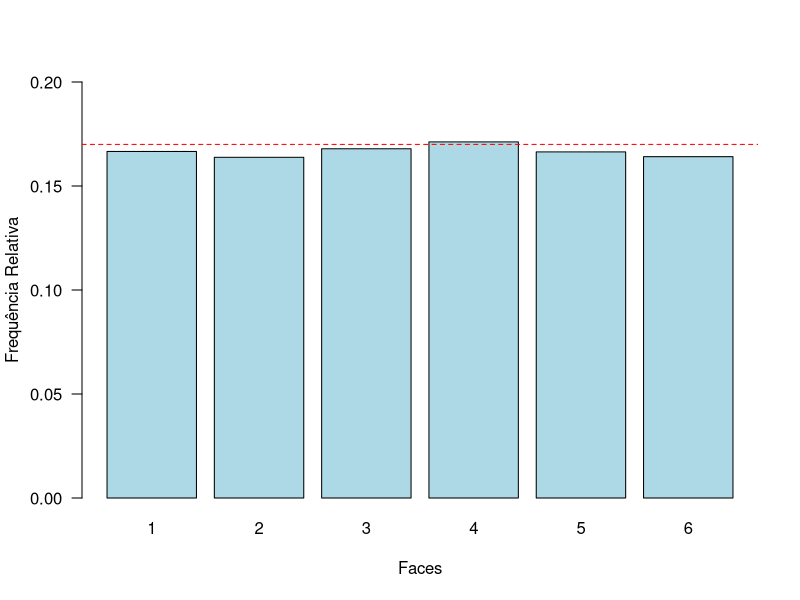

This figure's R source:
## Jogar o dado 1000 vezes
dado = sample(1:6, size = 10000, replace = TRUE)
## Quantas vezes cada face foi tirada
table(dado)
## Frequência relativa de cada face
prop = prop.table(table(dado))
## Fazer o gráfico
barplot(prop, col = "lightblue", xlab = "Faces", ylab = "Frequência Relativa", las = 1, ylim = c(0, 0.20))
## Traçar linha vermelha com a frequência relativa teórica
abline(a = NULL, b = NULL, h = 0.17, v = NULL, lty = 2, col = "Red")
